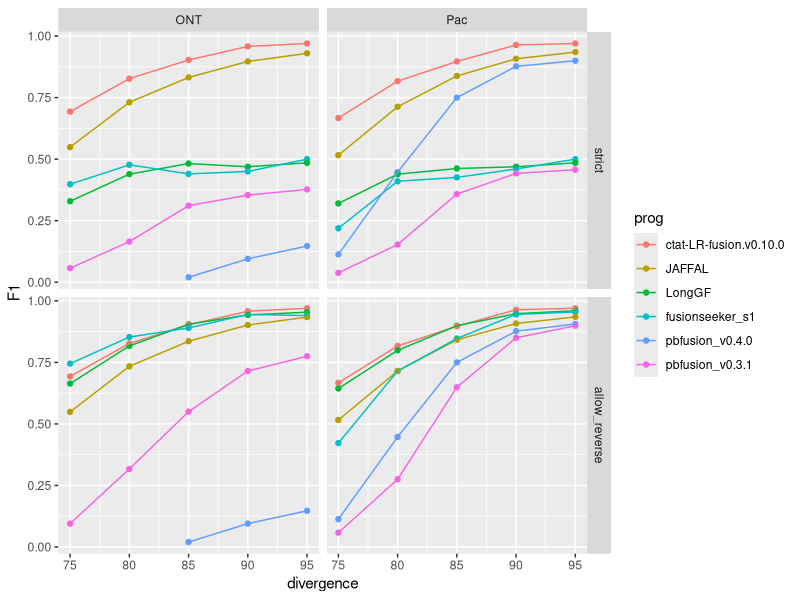
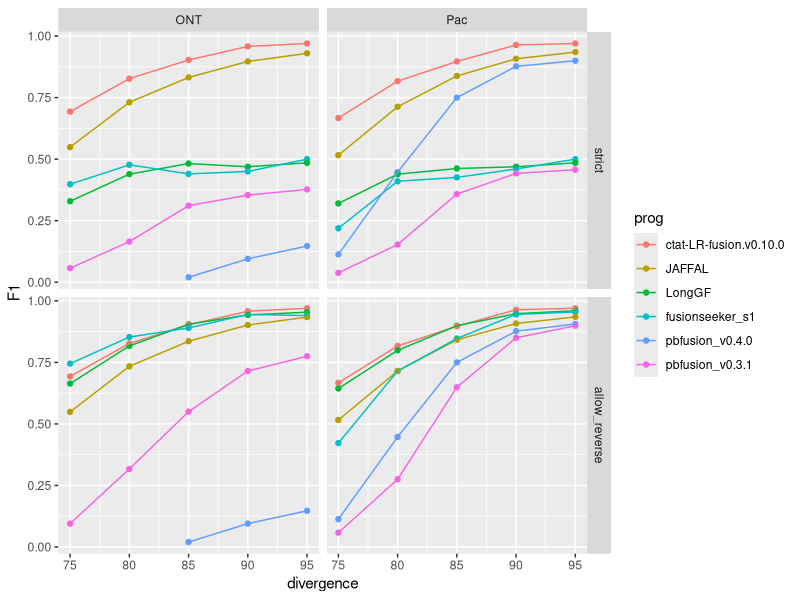

The R source for these figures, in order:
## ---- chunk 1
knitr::opts_chunk$set(echo = TRUE)
library(tidyverse)
## ---- chunk 2

strict_results = read.table("data/strict.combined_results.ROC.tsv", header=T, sep="\t", stringsAsFactors = F)
strict_results$analysisType="strict"

allow_reverse_results = read.table("data/allow_reverse.combined_results.ROC.tsv", header=T, sep="\t", stringsAsFactors = F)
allow_reverse_results$analysisType="allow_reverse"


## ---- chunk 3

data = bind_rows(strict_results,
                 allow_reverse_results)


## ---- chunk 4

data = data %>% filter(prog %in% c(
                                   'pbfusion_v0.3.1',
                                   'pbfusion_v0.4.0',
                                   'fusionseeker_s1',
                                   'LongGF',
                                   'JAFFAL',
                                   'ctat-LR-fusion.v0.10.0')
                       )


## ---- chunk 5

max_F1_data = data %>% group_by(analysisType, prog, seqtype, divergence) %>% 
    arrange(desc(F1)) %>% filter(row_number() == 1) %>% ungroup()


# rank programs 

ranked_progs = max_F1_data  %>% group_by(prog) %>% summarize(mean_F1 = mean(F1)) %>% arrange(desc(mean_F1))

max_F1_data$prog = factor(max_F1_data$prog, levels=ranked_progs$prog)

max_F1_data$analysisType = factor(max_F1_data$analysisType, levels=c('strict', 'allow_reverse'))


## ---- chunk 6

p_linepoint = max_F1_data %>% 
    filter(analysisType %in% c('strict', 'allow_reverse')) %>%
    ggplot() + 
    geom_point(aes(x=divergence, y=F1, color=prog)) +
    geom_line(aes(x=divergence, y=F1, group=prog, color=prog)) +
    facet_grid(vars(analysisType), vars(seqtype))


p_linepoint

## ---- chunk 7

ggsave(p_linepoint, filename="jaffal_simdata_accuracy.paperfig.pdf", width=8, height=7)
